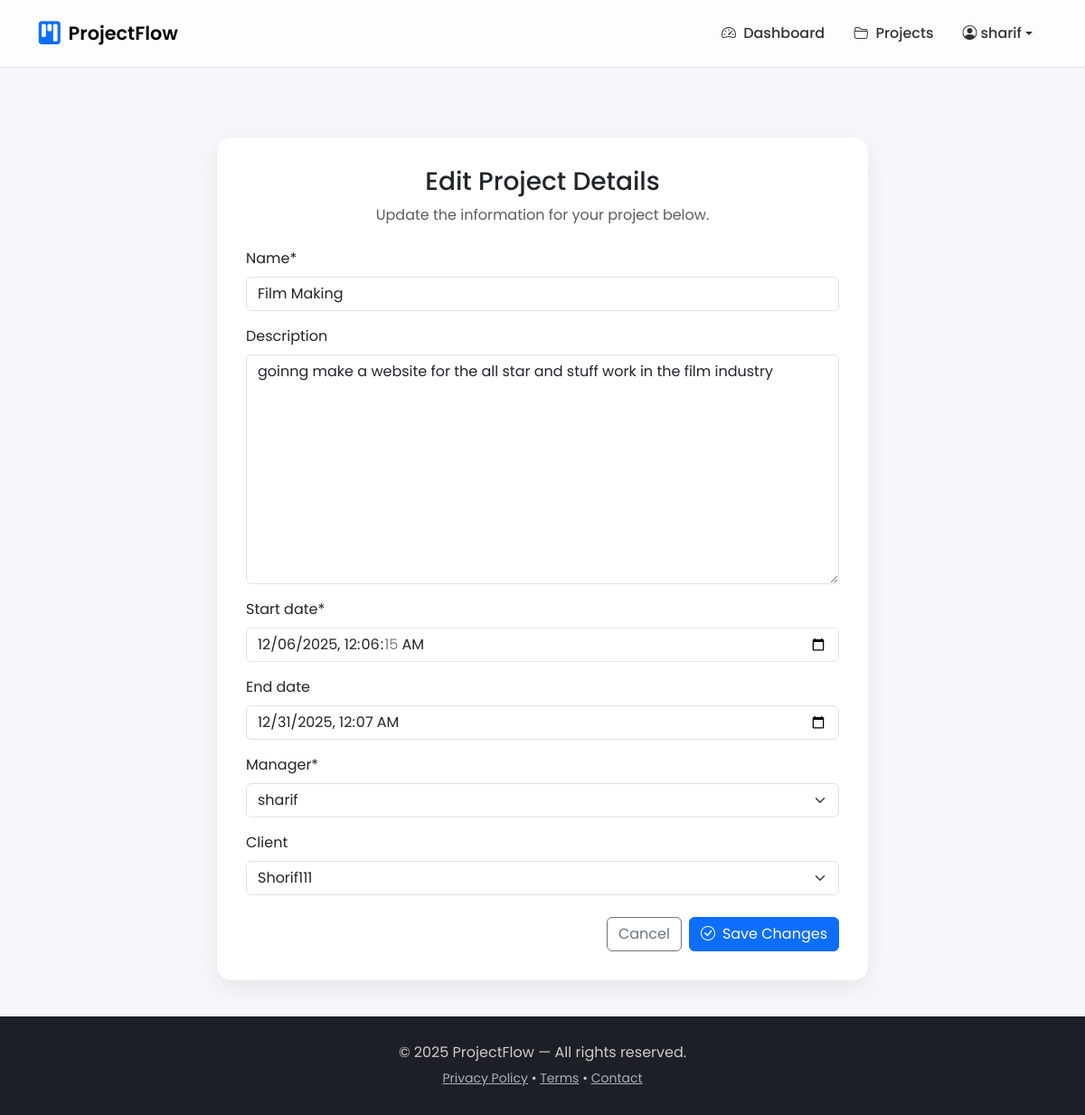
Page /projects/3/edit/ (signed in) on the committed database.
### PM/models.py (models this page shows, shortened)
class Project(models.Model):
    name = models.CharField(max_length=200)
    description = models.TextField(blank=True)
    start_date = models.DateTimeField(default=timezone.now)
    end_date = models.DateTimeField(null=True, blank=True)
    manager = models.ForeignKey(User, on_delete=models.CASCADE, related_name="managed_projects")
    client = models.ForeignKey(User, on_delete=models.SET_NULL, null=True, blank=True, related_name="client_projects")

### PM/views.py (the view)
# urls.py: path('projects/<int:pk>/edit/', views.project_edit, name='project_edit'),
@login_required
def project_edit(request, pk):
    project = get_object_or_404(Project, pk=pk)
    if request.method == "POST":
        form = ProjectForm(request.POST, instance=project)
        if form.is_valid():
            form.save()
            messages.success(request, "Project updated successfully!")
            return redirect("project_detail", pk=pk)
    else:
        form = ProjectForm(instance=project)
    return render(request, "project_form.html", {"form": form})

### PM/forms.py
class ProjectForm(forms.ModelForm):
    class Meta:
        model = Project
        fields = ["name", "description", "start_date", "end_date", "manager", "client"]
        widgets = {
            "name": forms.TextInput(attrs={"class": "form-control"}),
            "description": forms.Textarea(attrs={"class": "form-control"}),
            "manager": forms.Select(attrs={"class": "form-select"}),
            "client": forms.Select(attrs={"class": "form-select", }),
            "start_date": forms.DateTimeInput(attrs={"type": "datetime-local"}),
            "end_date": forms.DateTimeInput(attrs={"type": "datetime-local"}),
        }

### PM/templates/project_form.html (shortened to what this page needs)
{% extends 'base.html' %}
{% load crispy_forms_tags %}
{% block content %}
<div class="container">
    <div class="row justify-content-center">
        <div class="col-lg-8">
            <div class="content-card">
                <div class="text-center mb-4">
                    <h1 class="h3">
                        {% if form.instance.pk %}
                            Edit Project Details
                        {% else %}
                            Create a New Project
                        {% endif %}
                    </h1>
                    <p class="text-muted">
                        {% if form.instance.pk %}
                            Update the information for your project below.
                        {% else %}
                            Fill out the details below to get your new project started.
                        {% endif %}
                    </p>
                </div>
                <form method="post" novalidate>
                    <div class="mb-4">
                        {{ form|crispy }}
                    </div>
                    <div class="d-flex justify-content-end gap-2 mt-4">
                        <a href="{% if form.instance.pk %}{% url 'project_detail' form.instance.pk %}{% else %}{% url 'project_list' %}{% endif %}" class="btn btn-outline-secondary">
                            Cancel
                        </a>
                        <button type="submit" class="btn btn-primary">
                            {% if form.instance.pk %}
                                <i class="bi bi-check-circle me-2"></i>Save Changes
                            {% else %}
                                <i class="bi bi-plus-circle me-2"></i>Create Project
                            {% endif %}
                        </button>
                    </div>
                </form>
            </div>
        </div>
    </div>
</div>
{% endblock %}

### PM/templates/base.html (shortened to what this page needs)
{% load static %}
{% load crispy_forms_tags %}
<!DOCTYPE html>
<html lang="en">
<head>
    <link href="https://cdn.jsdelivr.net/npm/bootstrap@5.3.3/dist/css/bootstrap.min.css" rel="stylesheet">
    <link rel="stylesheet" href="https://cdn.jsdelivr.net/npm/bootstrap-icons@1.11.3/font/bootstrap-icons.min.css">
</head>
<body>
    <nav class="navbar navbar-expand-lg fixed-top">
        <div class="container">
            <a class="navbar-brand d-flex align-items-center" href="{% url 'home' %}">
                <i class="bi bi-kanban-fill text-primary me-2" style="font-size:1.6rem"></i>
                ProjectFlow
            </a>
            <div class="collapse navbar-collapse" id="navbarNav">
                <ul class="navbar-nav ms-auto align-items-center">
                    {% if user.is_authenticated %}
                        <li class="nav-item"><a class="nav-link" href="{% url 'dashboard' %}">
                            <i class="bi bi-speedometer2 me-1"></i> Dashboard</a>
                        </li>
                        <li class="nav-item"><a class="nav-link" href="{% url 'project_list' %}">
                            <i class="bi bi-folder2-open me-1"></i> Projects</a>
                        </li>
                        <li class="nav-item dropdown">
                            <a class="nav-link dropdown-toggle d-flex align-items-center" href="#"
                               data-bs-toggle="dropdown">
                                <i class="bi bi-person-circle me-1"></i>
                                {{ user.username|default:'User' }}
                            </a>
                        </li>
                    {% endif %}
                </ul>
            </div>
        </div>
    </nav>
<main class="main-content container" style="padding-top: 7rem;">
    {% block content %}
    {% endblock %}
</main>
    <footer class="footer mt-auto">
        <div class="container text-center">
            <p class="mb-1">© {% now "Y" %} ProjectFlow — All rights reserved.</p>
            <small>
                <a href="#">Privacy Policy</a> •
                <a href="#">Terms</a> •
                <a href="#">Contact</a>
            </small>
        </div>
    </footer>
</body>
</html>

### PM/templates/base.html (style rules this page uses)
body { font-family: 'Poppins', sans-serif; background: #f5f7fb; min-height: 100vh; display: flex; flex-direction: column; }
.navbar { backdrop-filter: blur(12px); background: rgba(255, 255, 255, 0.75); border-bottom: 1px solid rgba(0, 0, 0, 0.08); padding-top: 0.8rem; padding-bottom: 0.8rem; }
.navbar-brand { font-weight: 600; font-size: 1.3rem; }
.nav-link { font-weight: 500; color: #333 !important; padding: 0.6rem 1rem !important; }
.content-card { background: #fff; padding: 2rem; border-radius: 1rem; box-shadow: 0 8px 24px rgba(0, 0, 0, 0.07); margin-top: 2.5rem; margin-bottom: 2.5rem; }
.footer { background: #1d1f27; padding: 1.8rem 0; color: #ccc; }
.footer a { color: #aab0c0; transition: 0.2s; }

### rows in the picture
Project: name "Film Making", description "goinng make a website for the all star and stuff work in the film industry", start_date "12/06/2025 00:06:15", end_date "12/31/2025 00:07", manager "sharif", client "Shorif111"

### other values in the picture
{{ user.username|default:'User' }} "sharif"
